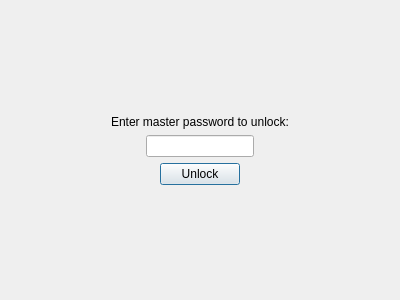
<?xml version="1.0" encoding="UTF-8"?>
<ui version="4.0">
 <class>UnlockDialog</class>
 <widget class="QDialog" name="UnlockDialog">
  <property name="geometry">
   <rect>
    <x>0</x>
    <y>0</y>
    <width>400</width>
    <height>300</height>
   </rect>
  </property>
  <property name="windowTitle">
   <string>Unlock Database</string>
  </property>
  <property name="locale">
   <locale language="English" country="UnitedStates"/>
  </property>
  <layout class="QGridLayout" name="gridLayout">
   <item row="0" column="0">
    <layout class="QVBoxLayout" name="verticalLayout">
     <item>
      <spacer name="verticalSpacer">
       <property name="orientation">
        <enum>Qt::Vertical</enum>
       </property>
       <property name="sizeHint" stdset="0">
        <size>
         <width>20</width>
         <height>40</height>
        </size>
       </property>
      </spacer>
     </item>
     <item alignment="Qt::AlignHCenter">
      <widget class="QLabel" name="label">
       <property name="text">
        <string>Enter master password to unlock:</string>
       </property>
      </widget>
     </item>
     <item alignment="Qt::AlignHCenter">
      <widget class="QLineEdit" name="lineEdit">
       <property name="locale">
        <locale language="English" country="UnitedStates"/>
       </property>
       <property name="echoMode">
        <enum>QLineEdit::Password</enum>
       </property>
      </widget>
     </item>
     <item alignment="Qt::AlignHCenter">
      <widget class="QPushButton" name="pushButton">
       <property name="text">
        <string>Unlock</string>
       </property>
      </widget>
     </item>
     <item>
      <spacer name="verticalSpacer_2">
       <property name="orientation">
        <enum>Qt::Vertical</enum>
       </property>
       <property name="sizeHint" stdset="0">
        <size>
         <width>20</width>
         <height>40</height>
        </size>
       </property>
      </spacer>
     </item>
    </layout>
   </item>
  </layout>
 </widget>
 <tabstops>
  <tabstop>lineEdit</tabstop>
  <tabstop>pushButton</tabstop>
 </tabstops>
 <resources/>
 <connections/>
</ui>
